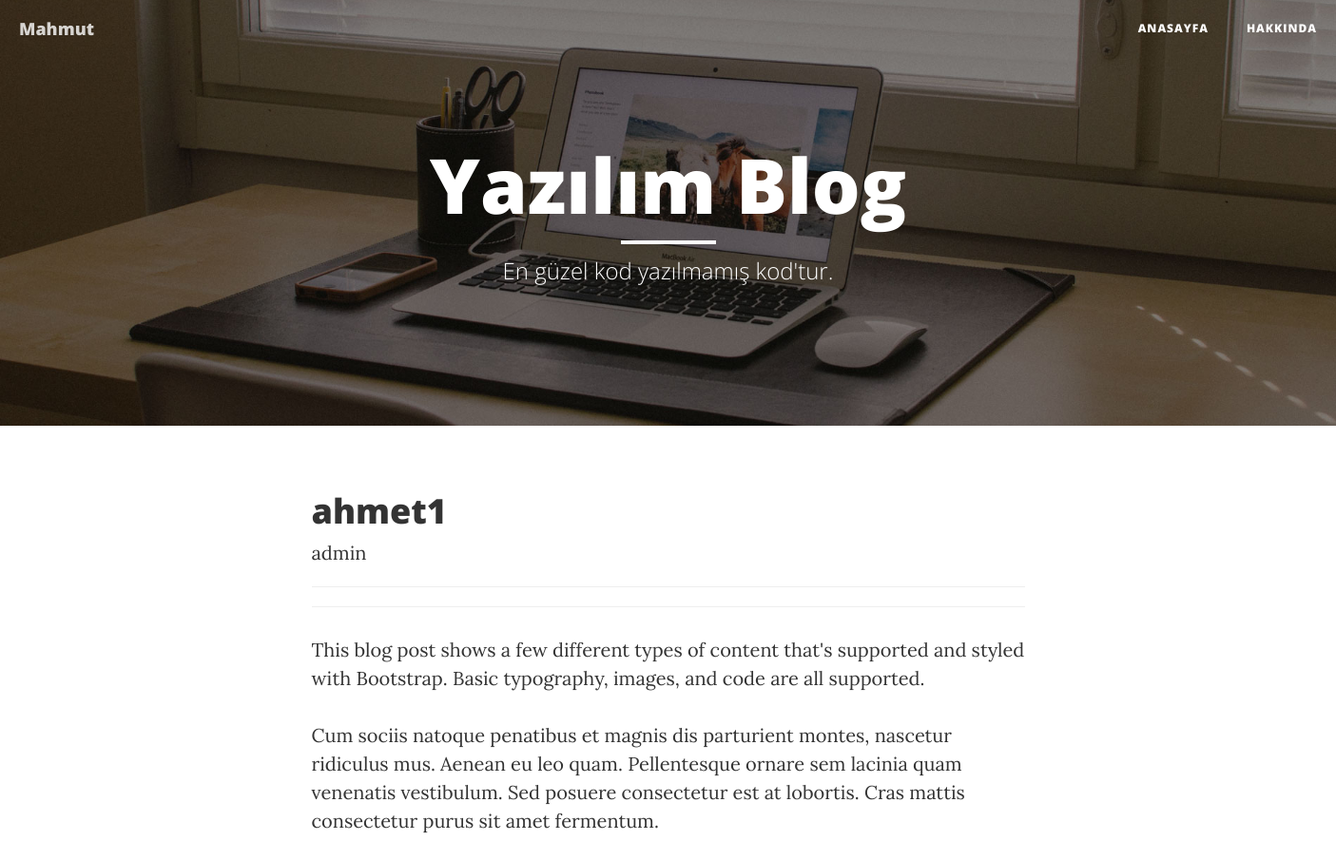
The page /detay/7/ (upper part) on the database as committed earlier.
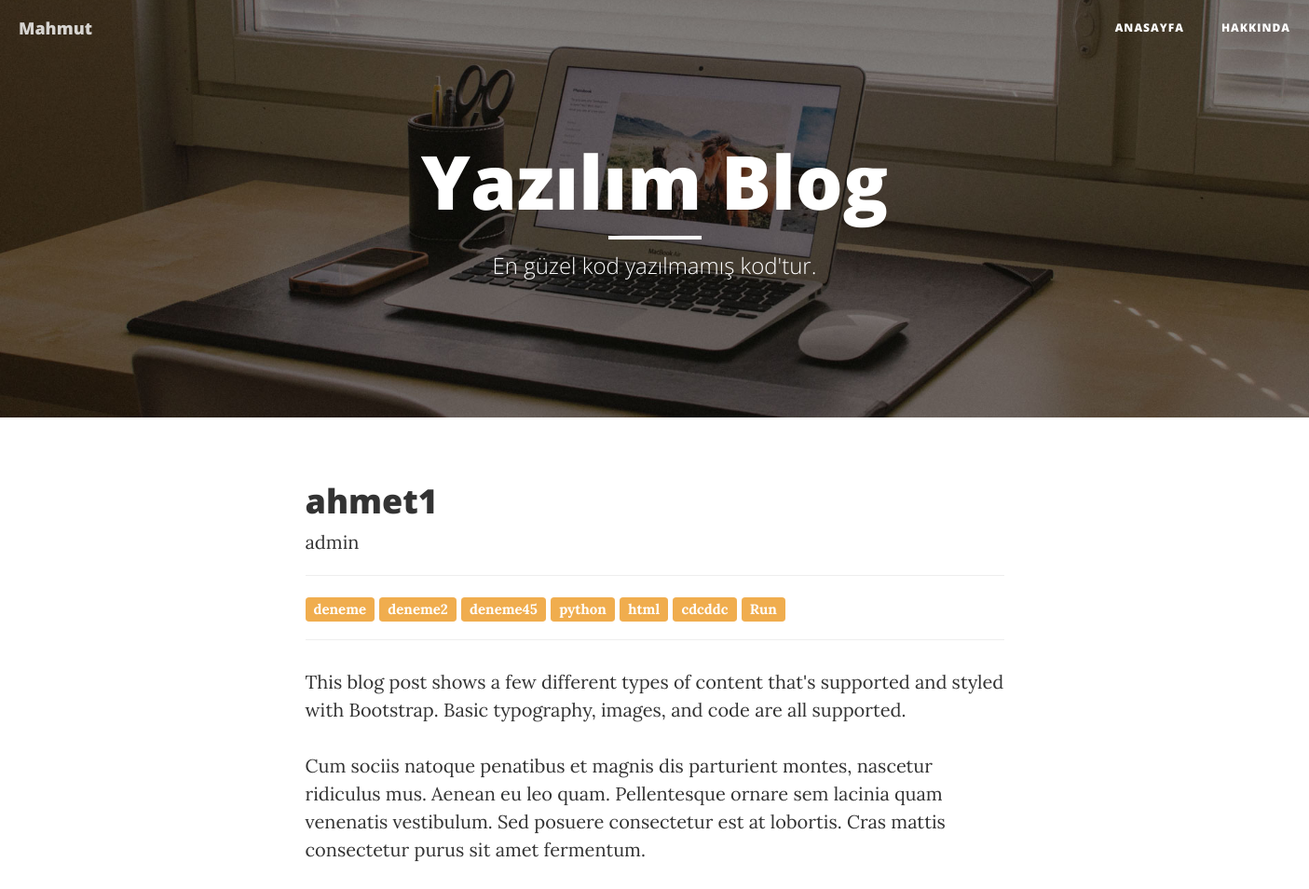
The same page on the database as committed later.
### blog/models.py (models this page shows, shortened)
class Tag(models.Model):
    name = models.CharField(max_length=200)

### blog/views.py (the view)
# urls.py: url(r'^detay/(?P<post_id>[\d]+)/$', views.yazi_detayi, name='yazi_detayi'),
def yazi_detayi(request, **kwargs):
    post = Post.objects.get(id=kwargs['post_id'])
    comments = Comment.objects.filter(post_id=post.pk)
    yorumform = YorumForm()
    return render(request, "blog/post_detay.html", {'post': post, 'comments': comments, 'yorum_form':yorumform})

### blog/templates/blog/post_detay.html (shortened to what this page needs)
<!DOCTYPE html>
<html lang="en">
{% load static %}
<head>
    <link href="{%  static "vendor/bootstrap/css/bootstrap.min.css" %}" rel="stylesheet">
    <link href="{% static "css/clean-blog.min.css" %}" rel="stylesheet">
    <link href="{% static "vendor/font-awesome/css/font-awesome.min.css" %}" rel="stylesheet" type="text/css">
</head>
<body>
    <nav class="navbar navbar-default navbar-custom navbar-fixed-top">
        <div class="container-fluid">
            <div class="navbar-header page-scroll">
                <a class="navbar-brand" href="{% url 'yazi_listesi' %}">Mahmut</a>
            </div>
            <div class="collapse navbar-collapse" id="bs-example-navbar-collapse-1">
                <ul class="nav navbar-nav navbar-right">
                    <li>
                        <a href="{% url "yazi_listesi" %}">AnaSayfa</a>
                    </li>
                    <li>
                        <a href="{% url "hakkinda" %}">Hakkında</a>
                    </li>
                </ul>
            </div>
        </div>
    </nav>
        {% if post.arka_plan_resmi %}
            <header class="intro-header" style="background-image: url('{{ request.scheme }}://{{ request.get_host }}{{ post.arka_plan_resmi.url }}')">
        {% else %}
                        <header class="intro-header" style="background-image: url('/static/img/home-bg.jpg') ">
        {% endif %}
        <div class="container">
            <div class="row">
                <div class="col-lg-8 col-lg-offset-2 col-md-10 col-md-offset-1">
                    <div class="site-heading">
                        <h1>Yazılım Blog</h1>
                        <hr class="small">
                        <span class="subheading">En güzel kod yazılmamış kod'tur.</span>
                    </div>
                </div>
            </div>
        </div>
    </header>
    <div class="container">
        <div class="row">
            <div class="col-lg-8 col-lg-offset-2 col-md-10 col-md-offset-1">
                <h1> {{ post.baslik }}</h1>
                {{ post.yayinlanma_tarihi|default:'' }} {{ post.yazar }}
                <hr>
                {% for tag in post.tags.all %}
                    <a href="#" class="label label-warning" >{{ tag.name }}</a>
                {% endfor %}
                <hr>
                {{ post.yazi|linebreaks }}
        </div>
    </div>
</body>
</html>

Rows that differ between the two databases and show on the page:
added Tag: name "deneme"
added Tag: name "deneme2"
added Tag: name "deneme45"
added Tag: name "python"
added Tag: name "html"
added Tag: name "cdcddc"
added Tag: name "Run"
